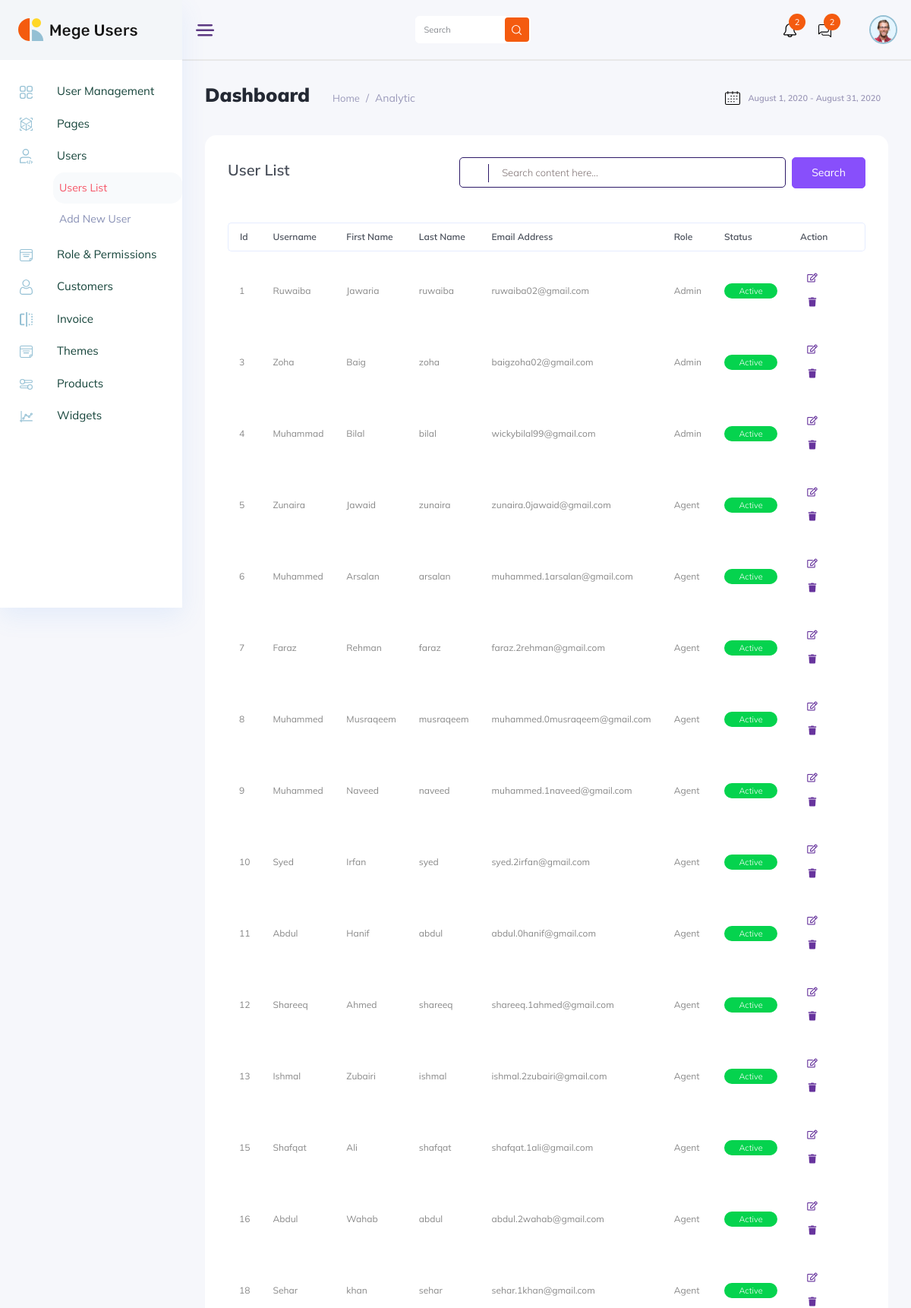
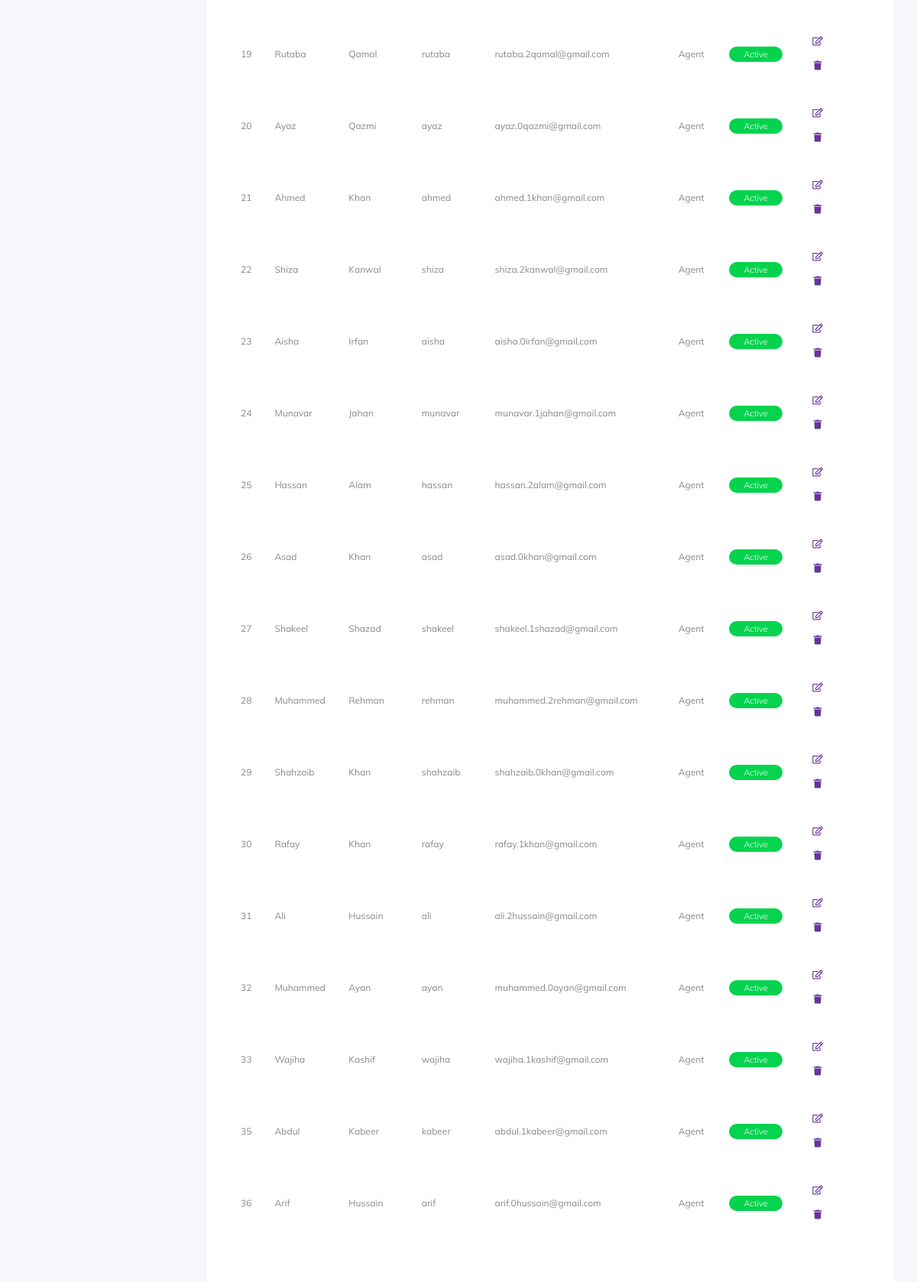
Screenshot of /user_list.php (upper part) with the database file from the repository (2 pictures, top to bottom).
### tables this page shows
CREATE TABLE `users` (
  `user_id` int(11) NOT NULL,
  `first_name` varchar(50) DEFAULT NULL,
  `last_name` varchar(50) DEFAULT NULL,
  `username` varchar(50) DEFAULT NULL,
  `phone` int(11) DEFAULT NULL,
  `email` varchar(80) DEFAULT NULL,
  `password` varchar(50) DEFAULT NULL,
  `role` int(11) DEFAULT NULL,
  `branch` int(11) DEFAULT NULL
);

### user_list.php (the view, shortened to what this page needs)
<!DOCTYPE html>
<html lang="zxx">
<head>
<link rel="stylesheet" href="css/bootstrap1.min.css" />
<link rel="stylesheet" href="vendors/themefy_icon/themify-icons.css" />
<link rel="stylesheet" href="vendors/niceselect/css/nice-select.css" />
<link rel="stylesheet" href="vendors/owl_carousel/css/owl.carousel.css" />
<link rel="stylesheet" href="vendors/gijgo/gijgo.min.css" />
<link rel="stylesheet" href="vendors/font_awesome/css/all.min.css" />
<link rel="stylesheet" href="vendors/tagsinput/tagsinput.css" />
<link rel="stylesheet" href="vendors/datepicker/date-picker.css" />
<link rel="stylesheet" href="vendors/vectormap-home/vectormap-2.0.2.css" />
<link rel="stylesheet" href="vendors/scroll/scrollable.css" />
<link rel="stylesheet" href="vendors/datatable/css/jquery.dataTables.min.css" />
<link rel="stylesheet" href="vendors/datatable/css/responsive.dataTables.min.css" />
<link rel="stylesheet" href="vendors/datatable/css/buttons.dataTables.min.css" />
<link rel="stylesheet" href="vendors/text_editor/summernote-bs4.css" />
<link rel="stylesheet" href="vendors/morris/morris.css">
<link rel="stylesheet" href="vendors/material_icon/material-icons.css" />
<link rel="stylesheet" href="css/metisMenu.css">
<link rel="stylesheet" href="css/style1.css" />
<link rel="stylesheet" href="css/colors/default.css" id="colorSkinCSS">
</head>
<body class="crm_body_bg">
<?php
    require('side_bar.php');
    include('config.php');
?>
<section class="main_content dashboard_part large_header_bg">
<div class="container-fluid g-0">
<div class="row">
<div class="col-lg-12 p-0 ">
<div class="header_iner d-flex justify-content-between align-items-center">
<div class="line_icon open_miniSide d-none d-lg-block">
<img src="img/line_img.png" alt="">
</div>
<div class="serach_field-area d-flex align-items-center">
<div class="search_inner">
<form action="#">
<div class="search_field">
<input type="text" placeholder="Search">
</div>
<button type="submit"> <img src="img/icon/icon_search.svg" alt=""> </button>
</form>
</div>
</div>
<div class="header_right d-flex justify-content-between align-items-center">
<div class="header_notification_warp d-flex align-items-center">
<li>
<a class="bell_notification_clicker" href="#"> <img src="img/icon/bell.svg" alt="">
<span>2</span>
</a>
</li>
<li>
<a class="CHATBOX_open" href="#"> <img src="img/icon/msg.svg" alt=""> <span>2</span> </a>
</li>
</div>
<div class="profile_info">
<img src="img/client_img.png" alt="#">
</div>
</div>
</div>
</div>
</div>
</div>
<div class="main_content_iner overly_inner ">
<div class="container-fluid p-0 ">
<div class="row">
<div class="col-12">
<div class="page_title_box d-flex flex-wrap align-items-center justify-content-between">
<div class="page_title_left d-flex align-items-center">
<h3 class="f_s_25 f_w_700 dark_text mr_30">Dashboard</h3>
<ol class="breadcrumb page_bradcam mb-0">
<li class="breadcrumb-item"><a href="javascript:void(0);">Home</a></li>
<li class="breadcrumb-item active">Analytic</li>
</ol>
</div>
<div class="page_title_right">
<div class="page_date_button d-flex align-items-center">
<img src="img/icon/calender_icon.svg" alt="">
August 1, 2020 - August 31, 2020
</div>
</div>
</div>
</div>
</div>
<div class="row">
<div class="col-lg-12">
<div class="white_card card_height_100 mb_30 pt-4">
<div class="white_card_body">
<div class="QA_section">
<div class="white_box_tittle list_header">
<h4>User List </h4>
<div class="box_right d-flex lms_block">
<div class="serach_field_2">
<div class="search_inner">
<form Active="#">
<div class="search_field">
<input type="text" placeholder="Search content here...">
</div>
<button type="submit"> <i class="ti-search"></i> </button>
</form>
</div>
</div>
<div class="add_button ms-2">
<a href="search_user.php" data-toggle="modal" data-target="#addcategory" class="btn_1">search</a>
</div>
</div>
</div>
<?php
    $query = "SELECT * FROM `users`";
    $result = mysqli_query($conn,$query);
?>
<div class="QA_table mb_30">
<table class="table lms_table_active ">
<thead>
<tr>
<th scope="col">id</th>
<th scope="col">Username</th>
<th scope="col">First name</th>
<th scope="col">Last name</th>
<th scope="col">Email Address</th>
<th scope="col">Role</th>
<th scope="col">Status</th>
<th scope="col">Action</th>
</tr>
</thead>
<?php
     while($row=mysqli_fetch_assoc($result))
     {
       ?>
<tbody>
<tr>
      <td><?php echo $row['user_id'];?></td>
      <td><?php echo $row['first_name'];?></td>
      <td><?php echo $row['last_name'];?></td>
      <td><?php echo $row['username'];?></td>
      <td><?php echo $row['email'];?></td>
      <td>
          <?php
            if($row["role"]=="1")
            {
              echo "Admin";
            }
            else{
              echo " Agent";
            }
            ?>
                    </td>
   <td><a href="#" class="status_btn">Active</a></td>
<td>
    <a href="update-user.php?id=<?php echo $row['user_id'];?>" class="action_btn mr_10"><i class='far fa-edit'></i></a>
    <a href="delete-user.php?id=<?php echo $row['user_id']?>" class="action_btn"><i class='fas fa-trash'></i></a>
    </td>
</tr>
</tbody>
<?php } ?>
</table>
</div>
</div>
</div>
</div>
</div>
</div>
</div>
</div>
</section>
</body>
</html>

### side_bar.php (shortened to what this page needs)
<!DOCTYPE html>
<html lang="zxx">
<head>
<link rel="stylesheet" href="css/bootstrap1.min.css" />
<link rel="stylesheet" href="vendors/themefy_icon/themify-icons.css" />
<link rel="stylesheet" href="vendors/niceselect/css/nice-select.css" />
<link rel="stylesheet" href="vendors/owl_carousel/css/owl.carousel.css" />
<link rel="stylesheet" href="vendors/gijgo/gijgo.min.css" />
<link rel="stylesheet" href="vendors/font_awesome/css/all.min.css" />
<link rel="stylesheet" href="vendors/tagsinput/tagsinput.css" />
<link rel="stylesheet" href="vendors/datepicker/date-picker.css" />
<link rel="stylesheet" href="vendors/vectormap-home/vectormap-2.0.2.css" />
<link rel="stylesheet" href="vendors/scroll/scrollable.css" />
<link rel="stylesheet" href="vendors/datatable/css/jquery.dataTables.min.css" />
<link rel="stylesheet" href="vendors/datatable/css/responsive.dataTables.min.css" />
<link rel="stylesheet" href="vendors/datatable/css/buttons.dataTables.min.css" />
<link rel="stylesheet" href="vendors/text_editor/summernote-bs4.css" />
<link rel="stylesheet" href="vendors/morris/morris.css">
<link rel="stylesheet" href="vendors/material_icon/material-icons.css" />
<link rel="stylesheet" href="css/metisMenu.css">
<link rel="stylesheet" href="css/style1.css" />
<link rel="stylesheet" href="css/colors/default.css" id="colorSkinCSS">
</head>
<nav class="sidebar">
    <div class="logo d-flex justify-content-between">
    <a class="large_logo" href="index.php"><img src="img/logo.png" alt=""></a>
    </div>
    <ul id="sidebar_menu">
    <li class="">
    <a class="has-arrow" href="#" aria-expanded="false">
    <div class="nav_icon_small">
    <img src="img/menu-icon/dashboard.svg" alt="">
    </div>
    <div class="nav_title">
    <span>User Management </span>
    </div>
    </a>
    </li>
    <li class="">
    <a class="has-arrow" href="#" aria-expanded="false">
    <div class="nav_icon_small">
    <img src="img/menu-icon/3.svg" alt="">
    </div>
    <div class="nav_title">
    <span>Pages</span>
    </div>
    </a>
    </li>
    <li class="">
    <a class="has-arrow" href="#" aria-expanded="false">
    <div class="nav_icon_small">
    <img src="img/menu-icon/4.svg" alt="">
    </div>
    <div class="nav_title">
    <span>Users</span>
    </div>
    </a>
    <ul>
    <li><a href="user_list.php">Users List</a></li>
    <li><a href="add_new_user.php">Add New User</a></li>
    </ul>
    </li>
    <li class="">
    <a class="has-arrow" href="#" aria-expanded="false">
    <div class="nav_icon_small">
    <img src="img/menu-icon/11.svg" alt="">
    </div>
    <div class="nav_title">
    <span>Role & Permissions</span>
    </div>
    </a>
    </li>
    <li class="">
    <a class="has-arrow" href="#" aria-expanded="false">
    <div class="nav_icon_small">
    <img src="img/menu-icon/5.svg" alt="">
    </div>
    <div class="nav_title">
    <span>Customers</span>
    </div>
    </a>
    </li>
    <li class="">
    <a href="invoice.php" aria-expanded="false">
    <div class="nav_icon_small">
    <img src="img/menu-icon/7.svg" alt="">
    </div>
    <div class="nav_title">
    <span>Invoice</span>
    </div>
    </a>
    </li>
    <li class="">
    <a class="has-arrow" href="#" aria-expanded="false">
    <div class="nav_icon_small">
    <img src="img/menu-icon/11.svg" alt="">
    </div>
    <div class="nav_title">
    <span>Themes</span>
    </div>
    </a>
    </li>
    <li class="">
    <a class="has-arrow" href="#" aria-expanded="false">
    <div class="nav_icon_small">
    <img src="img/menu-icon/13.svg" alt="">
    </div>
    <div class="nav_title">
    <span>Products</span>
    </div>
    </a>
    </li>
    <li class="">
    <a class="has-arrow" href="#" aria-expanded="false">
    <div class="nav_icon_small">
    <img src="img/menu-icon/21.svg" alt="">
    </div>
    <div class="nav_title">
    <span>Widgets</span>
    </div>
    </a>
    </li>
    </ul>
    </nav>
</body>
</html>

### css/metisMenu.css (style rules this page uses)
.metismenu .has-arrow { position:relative }
.metismenu .has-arrow::after { position:absolute;content:'';transform:rotate(-90deg) translate(0,-50%);transform-origin:top;top:50%;transition:all .3s ease-out;right:40px;content:"\e64b";font-family:themify;color:#a5adc6;font-weight:600;font-size:14px }
.metismenu .mm-active>.has-arrow::after,.metismenu .has-arrow[aria-expanded=true]::after { transform:rotate(180deg) translate(0,-50%) }

### rows the page displays
users: user_id "1", first_name "Ruwaiba", last_name "Jawaria", username "ruwaiba", email "ruwaiba02@gmail.com", role "Admin"
users: user_id "3", first_name "Zoha", last_name "Baig", username "zoha", email "baigzoha02@gmail.com", role "Admin"
users: user_id "4", first_name "Muhammad", last_name "Bilal", username "bilal", email "wickybilal99@gmail.com", role "Admin"
users: user_id "5", first_name "Zunaira", last_name "Jawaid", username "zunaira", email "zunaira.0jawaid@gmail.com", role "Agent"
users: user_id "6", first_name "Muhammed", last_name "Arsalan", username "arsalan", email "muhammed.1arsalan@gmail.com", role "Agent"
users: user_id "7", first_name "Faraz", last_name "Rehman", username "faraz", email "faraz.2rehman@gmail.com", role "Agent"
users: user_id "8", first_name "Muhammed", last_name "Musraqeem", username "musraqeem", email "muhammed.0musraqeem@gmail.com", role "Agent"
users: user_id "9", first_name "Muhammed", last_name "Naveed", username "naveed", email "muhammed.1naveed@gmail.com", role "Agent"
users: user_id "10", first_name "Syed", last_name "Irfan", username "syed", email "syed.2irfan@gmail.com", role "Agent"
users: user_id "11", first_name "Abdul", last_name "Hanif", username "abdul", email "abdul.0hanif@gmail.com", role "Agent"
users: user_id "12", first_name "Shareeq", last_name "Ahmed", username "shareeq", email "shareeq.1ahmed@gmail.com", role "Agent"
users: user_id "13", first_name "Ishmal", last_name "Zubairi", username "ishmal", email "ishmal.2zubairi@gmail.com", role "Agent"
users: user_id "15", first_name "Shafqat", last_name "Ali", username "shafqat", email "shafqat.1ali@gmail.com", role "Agent"
users: user_id "16", first_name "Abdul", last_name "Wahab", username "abdul", email "abdul.2wahab@gmail.com", role "Agent"
users: user_id "18", first_name "Sehar", last_name "khan", username "sehar", email "sehar.1khan@gmail.com", role "Agent"
users: user_id "19", first_name "Rutaba", last_name "Qamal", username "rutaba", email "rutaba.2qamal@gmail.com", role "Agent"
users: user_id "20", first_name "Ayaz", last_name "Qazmi", username "ayaz", email "ayaz.0qazmi@gmail.com", role "Agent"
users: user_id "21", first_name "Ahmed", last_name "Khan", username "ahmed", email "ahmed.1khan@gmail.com", role "Agent"
users: user_id "22", first_name "Shiza", last_name "Kanwal", username "shiza", email "shiza.2kanwal@gmail.com", role "Agent"
users: user_id "23", first_name "Aisha", last_name "Irfan", username "aisha", email "aisha.0irfan@gmail.com", role "Agent"
users: user_id "24", first_name "Munavar", last_name "Jahan", username "munavar", email "munavar.1jahan@gmail.com", role "Agent"
users: user_id "25", first_name "Hassan", last_name "Alam", username "hassan", email "hassan.2alam@gmail.com", role "Agent"
users: user_id "26", first_name "Asad", last_name "Khan", username "asad", email "asad.0khan@gmail.com", role "Agent"
users: user_id "27", first_name "Shakeel", last_name "Shazad", username "shakeel", email "shakeel.1shazad@gmail.com", role "Agent"
users: user_id "28", first_name "Muhammed", last_name "Rehman", username "rehman", email "muhammed.2rehman@gmail.com", role "Agent"
users: user_id "29", first_name "Shahzaib", last_name "Khan", username "shahzaib", email "shahzaib.0khan@gmail.com", role "Agent"
users: user_id "30", first_name "Rafay", last_name "Khan", username "rafay", email "rafay.1khan@gmail.com", role "Agent"
users: user_id "31", first_name "Ali", last_name "Hussain", username "ali", email "ali.2hussain@gmail.com", role "Agent"
users: user_id "32", first_name "Muhammed", last_name "Ayan", username "ayan", email "muhammed.0ayan@gmail.com", role "Agent"
users: user_id "33", first_name "Wajiha", last_name "Kashif", username "wajiha", email "wajiha.1kashif@gmail.com", role "Agent"
users: user_id "35", first_name "Abdul", last_name "Kabeer", username "kabeer", email "abdul.1kabeer@gmail.com", role "Agent"
users: user_id "36", first_name "Arif", last_name "Hussain", username "arif", email "arif.0hussain@gmail.com", role "Agent"
